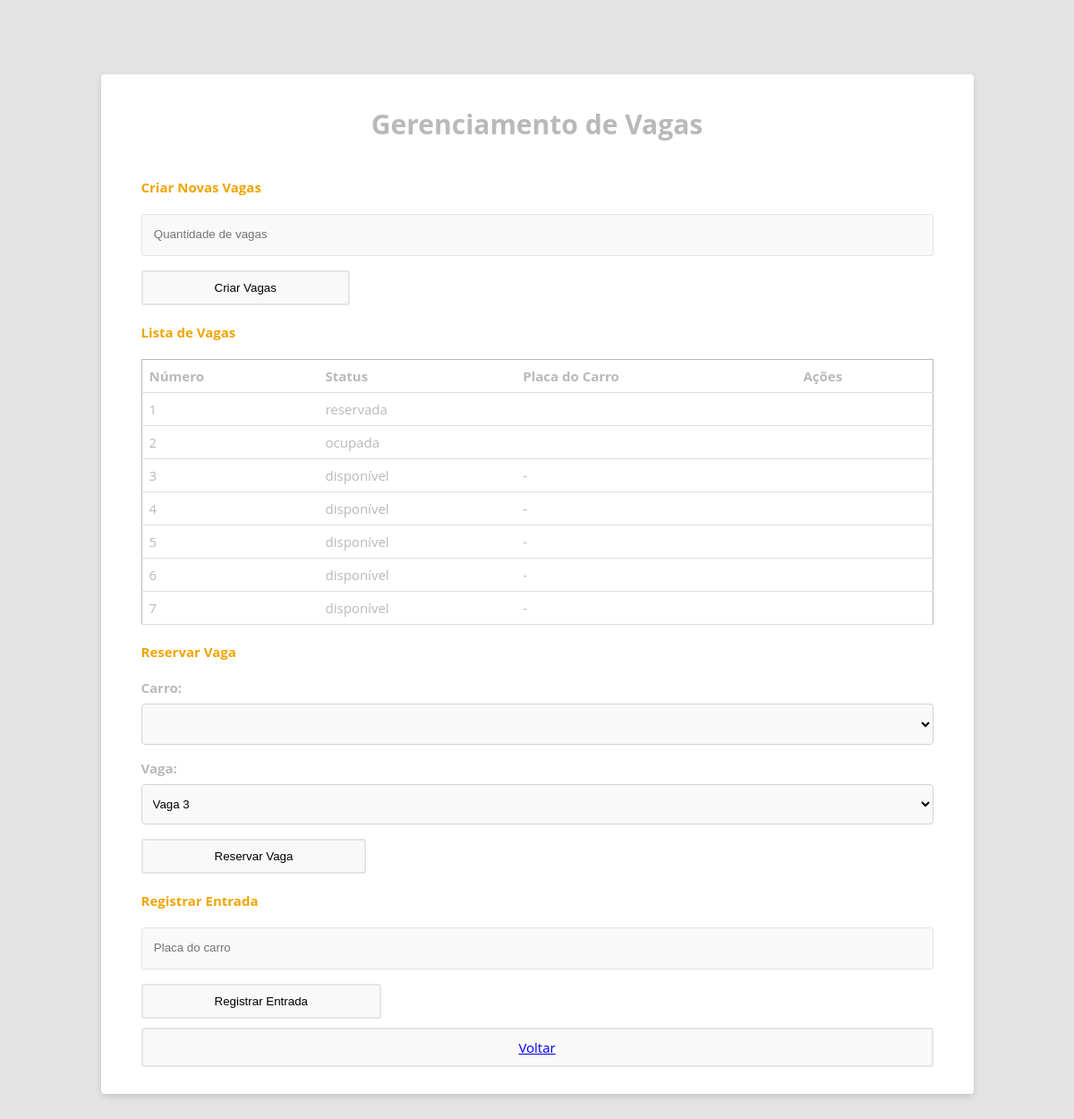
The page /gerenciar_vagas on the database its author committed.
### tables this page shows
CREATE TABLE vaga (
            id INTEGER PRIMARY KEY AUTOINCREMENT,
            numero INTEGER NOT NULL UNIQUE,
            status TEXT NOT NULL DEFAULT 'disponível',
            carro_id INTEGER,
            FOREIGN KEY (carro_id) REFERENCES carro(id)
        );

### app.py (the view)
@app.route('/gerenciar_vagas')
def gerenciar_vagas():
    conectar = conectar_db()
    cursor = conectar.cursor()
    cursor.execute("SELECT * FROM vaga")
    vagas = cursor.fetchall()
    cursor.execute("SELECT * FROM carro WHERE vaga_id IS NULL")
    carros_disponiveis = cursor.fetchall()
    conectar.close()
    return render_template('gerenciar_vagas.html', vagas=vagas, carros_disponiveis=carros_disponiveis, datetime=datetime)

### app.py (called while the page is built)
def conectar_db():
    return sqlite3.connect('crud.db')

### templates/gerenciar_vagas.html (shortened to what this page needs)
<!DOCTYPE html>
<html lang="pt-br">
  <head>
    <link rel="stylesheet" href="/static/css/styles.css" />
    <link
      rel="stylesheet"
      href="https://cdnjs.cloudflare.com/ajax/libs/font-awesome/6.4.2/css/all.min.css"
    />
  </head>
  <body>
    <div class="container">
      <div class="title">
        <h1>Gerenciamento de Vagas</h1>
      </div>
      <div class="row">
        <h4>Criar Novas Vagas</h4>
        <form action="/criar_vagas" method="post">
          <div class="input-group">
            <input
              type="number"
              name="quantidade"
              min="1"
              placeholder="Quantidade de vagas"
              required
            />
          </div>
          <button type="submit" class="btn-option">Criar Vagas</button>
        </form>
      </div>
      <div class="row">
        <h4>Lista de Vagas</h4>
        <table>
            <thead>
                <tr>
                    <th>Número</th>
                    <th>Status</th>
                    <th>Placa do Carro</th>
                    <th>Ações</th>
                </tr>
            </thead>
            <tbody>
                {% for vaga in vagas %}
                <tr>
                    <td>{{ vaga[1] }}</td>
                    <td>{{ vaga[2] }}</td>
                    <td>
                        {% if vaga[3] %}
                            {% for carro in carros_disponiveis if carro[0] == vaga[3] %}
                                {{ carro[1] }}
                            {% endfor %}
                        {% else %}
                            -
                        {% endif %}
                    </td>
                    <td>
                    </td>
                </tr>
                {% endfor %}
            </tbody>
        </table>
      </div>
      <div class="row">
        <h4>Reservar Vaga</h4>
        <form action="/reservar_vaga" method="post">
          <div class="input-group">
            <label for="carro_id">Carro:</label>
            <select name="carro_id" required>
            </select>
          </div>
          <div class="input-group">
            <label for="vaga_id">Vaga:</label>
            <select name="vaga_id" required>
              {% for vaga in vagas %} {% if vaga[2] == 'disponível' %}
              <option value="{{ vaga[0] }}">Vaga {{ vaga[1] }}</option>
              {% endif %} {% endfor %}
            </select>
          </div>
          <button type="submit" class="btn-option">Reservar Vaga</button>
        </form>
      </div>
      <div class="row">
        <h4>Registrar Entrada</h4>
        <form action="/registrar_entrada" method="post">
          <div class="input-group">
            <input
              type="text"
              name="placa"
              placeholder="Placa do carro"
              required
            />
          </div>
          <button type="submit" class="btn-option">Registrar Entrada</button>
        </form>
      </div>
      <div class="row">
        <a href="/" class="btn-option">Voltar</a>
      </div>
    </div>
  </body>
</html>

### static/css/styles.css (style rules this page uses)
*, *:before, *:after { box-sizing: border-box; }
body { padding: 5em; font-family: "Open Sans", "Helvetica Neue", Helvetica, Arial, sans-serif; font-size: 15px; color: #b9b9b9; background-color: #e3e3e3; }
h4 { color: #f0a500; }
h1 { align-items: center; justify-content: center; display: flex; }
input, select option, select { width: 100%; padding: 1em; line-height: 1.4; background-color: #f9f9f9; border: 1px solid #e5e5e5; border-radius: 3px; -webkit-transition: 0.35s ease-in-out; -moz-transition: 0.35s ease-in-out; -o-transition: 0.35s ease-in-out; transition: 0.35s ease-in-out; transition: all 0.35s ease-in-out; }
select { height: 3.4em; line-height: 2; }
select:first-of-type { border-top-left-radius: 3px; border-bottom-left-radius: 3px; }
select:last-of-type { border-top-right-radius: 3px; border-bottom-right-radius: 3px; }
select option { background-color: #f0a500; color: #fff; }
.input-group { margin-bottom: 1em; zoom: 1; }
.input-group:before, .input-group:after { content: ""; display: table; }
.input-group:after { clear: both; }
.container { max-width: 65em; padding: 1em 3em 2em 3em; margin: 0em auto; background-color: #fff; border-radius: 4.2px; box-shadow: 0px 3px 10px -2px rgba(0, 0, 0, 0.2); }
.row { zoom: 1; }
.row:before, .row:after { content: ""; display: table; }
.row:after { clear: both; }
.btn-option { padding: 10px 80px; background-color: #f9f9f9; border: 2px solid #e5e5e5; border-radius: 3px; cursor: pointer; transition: background-color 0.3s ease-in-out, color 0.3s ease-in-out; display: flex; align-items: center; justify-content: center; }
table { border-collapse: collapse; border: 1px solid; width: 100%; margin-top: 20px; text-align: left; }
.btn-option { margin-top: 10px; }
th { padding: 20px; }
td, th { padding: 8px; text-align: left; border-bottom: 1px solid #ddd; }
form .input-group { margin-bottom: 1rem; }
form .input-group label { display: block; margin-bottom: 0.5rem; font-weight: bold; }
form .input-group input[type="date"], form .input-group select { width: 100%; padding: 0.5rem; border: 1px solid #ced4da; border-radius: 4px; }

### rows shown on the page
vaga: numero "1", status "reservada"
vaga: numero "2", status "ocupada"
vaga: numero "3", status "disponível"
vaga: numero "4", status "disponível"
vaga: numero "5", status "disponível"
vaga: numero "6", status "disponível"
vaga: numero "7", status "disponível"
